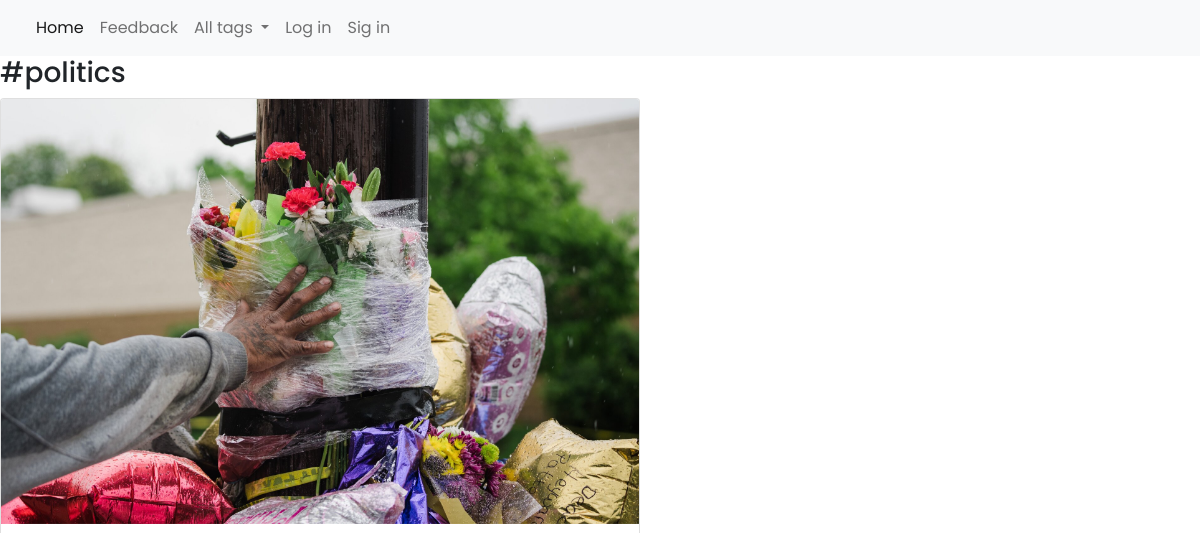
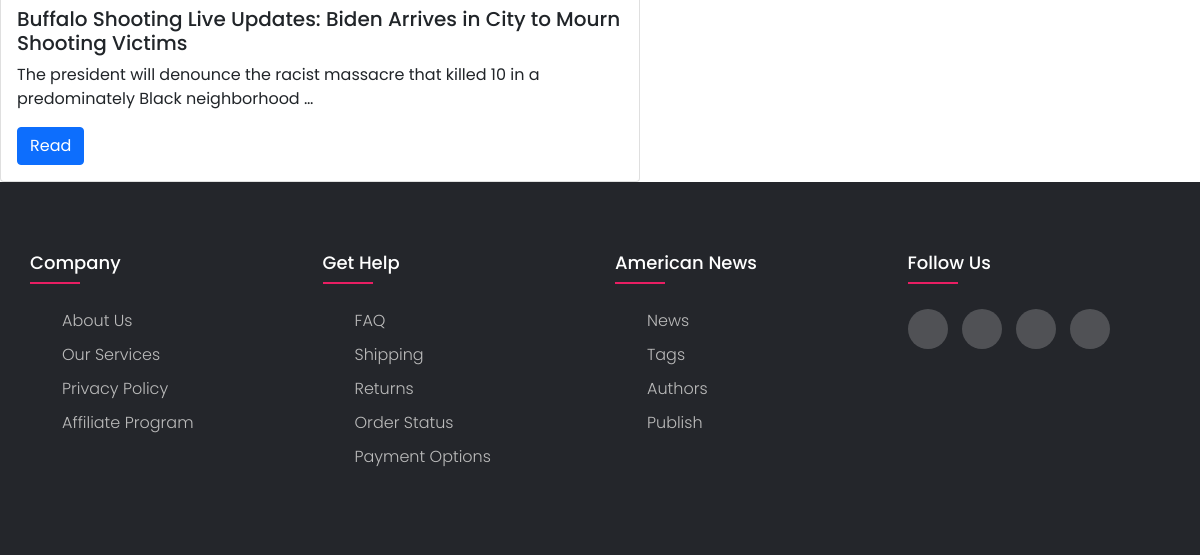
Before: /tag/politics with the older database file (2 pictures, top to bottom).
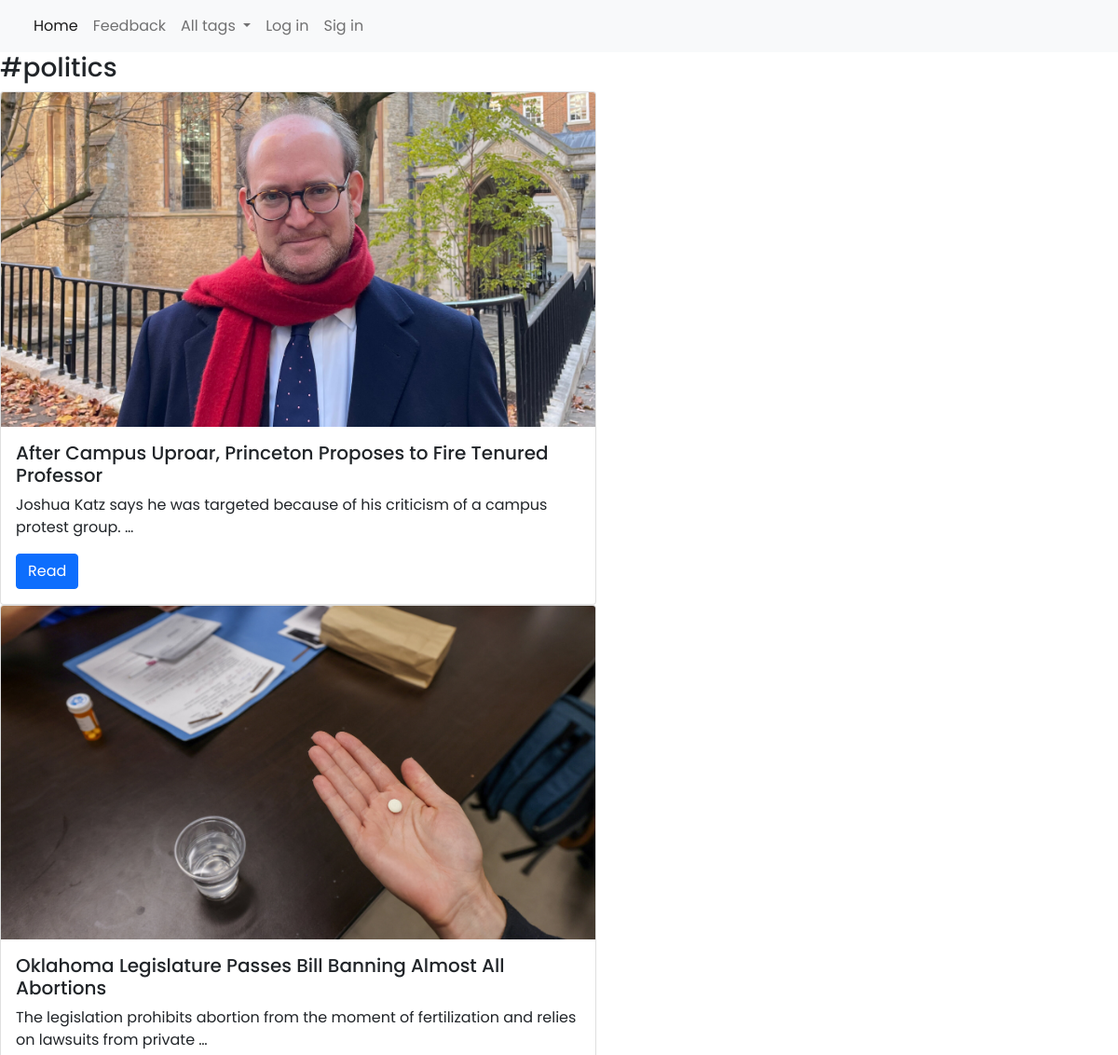
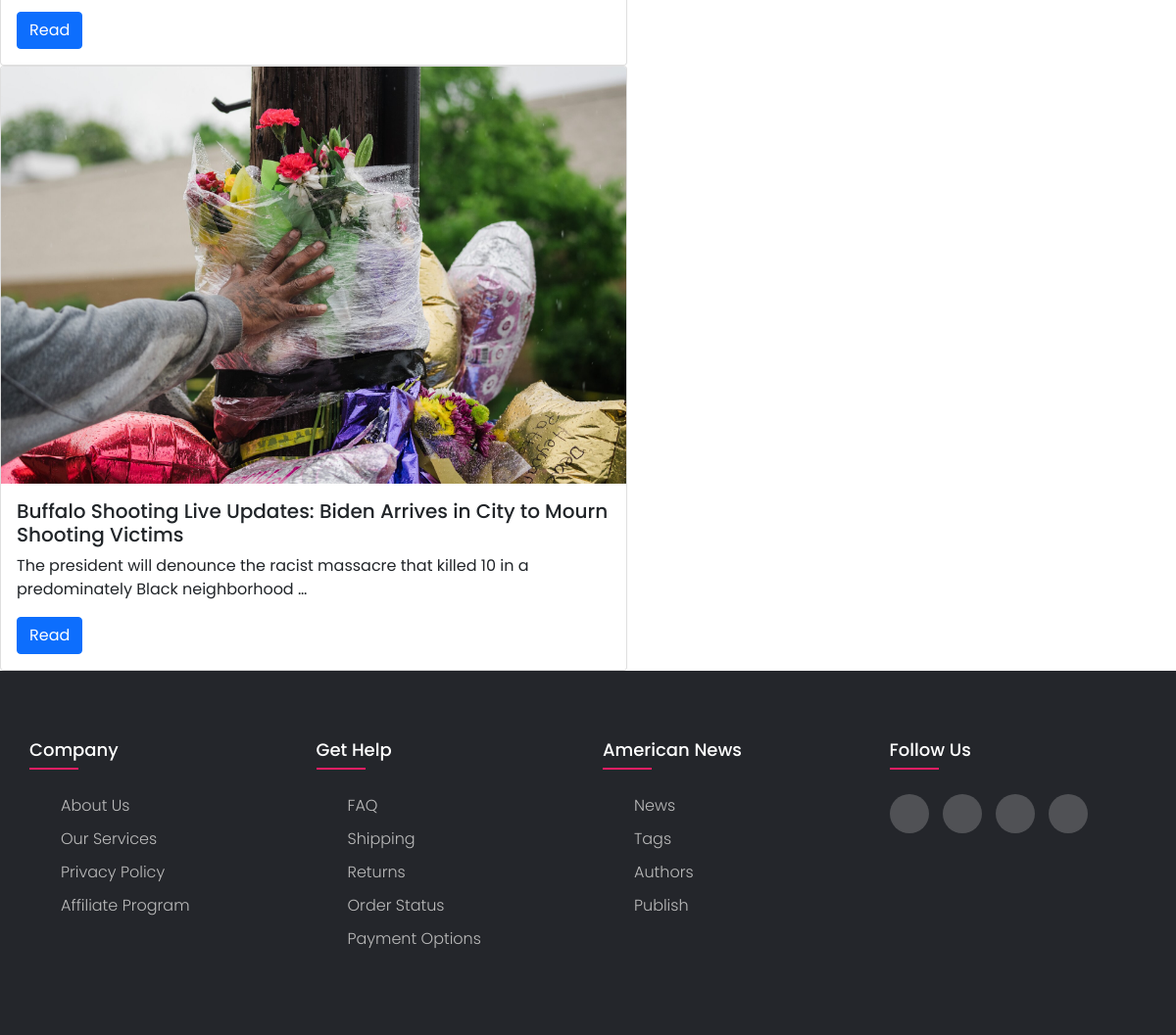
After: the same page with the newer database file (2 pictures, top to bottom).
### new/models.py (models this page shows, shortened)
class Tag(models.Model):
    name = models.CharField(max_length=50, unique=True)
    def __str__(self):
        return self.name
    def get_absolute_url(self):
        return reverse ('show_tag', kwargs ={'slug_tag': self.name})
    class Meta:
        verbose_name = 'Tag'
        ordering = ['id']

class News(models.Model):
    slug = models.SlugField(max_length=50, unique=True, db_index=True, verbose_name='URL')
    title = models.CharField(max_length=100)
    author = models.CharField(max_length=50, null=True)
    description = models.TextField(null=False)
    photo = models.ImageField(null=True, upload_to = "new/%Y/%m/%d/")
    is_published = models.BooleanField(default=True)
    post_time_created = models.DateTimeField(auto_now_add=True, null=False)
    tags = models.ForeignKey('Tag', on_delete=models.CASCADE)
    ip = models.ManyToManyField(Ip, related_name = 'post_views', blank=True)
    def get_absolute_url(self):
        return reverse ('show_new', kwargs ={'slug_new': self.slug})
    class Meta:
        verbose_name = 'list of new'
        ordering = ['-post_time_created']

### new/views.py (the view)
# urls.py: path('tag/<slug:slug_tag>', cache_page(60)(views.Show_tag.as_view()), name='show_tag'), #cache 60 seconds
class Show_tag(View):
    def get(self, request, slug_tag, *args, **kwargs):
        tag_name = Tag.objects.get(name=slug_tag)
        news = News.objects.filter(tags=tag_name)
        context = {'tag_name':tag_name, 'news':news}
        return render (request, 'new/list_news.html', context)

### new/templatetags/new_tags.py (called while the page is built)
@register.simple_tag(name='get_tag')
def get_tag():
    return Tag.objects.all()

### new/templates/new/list_news.html
{% extends 'base.html' %}
{% block content %}
<h3>#{{tag_name}}</h3>
{% if news %}
{% for new in news %}
<div class="card" style="width: 40rem;">
  <img src="{{new.photo.url}}" class="card-img-top" alt="...">
  <div class="card-body">
    <h5 class="card-title">{{new.title}}</h5>
    <p class="card-text">{{new.description|truncatewords:15}}</p>
    <a href="{{new.get_absolute_url}}" class="btn btn-primary">Read</a>
  </div>
</div>
{% endfor %}
{% endif %}
{% endblock %}

### templates/base.html (shortened to what this page needs)
{% load static %}
<!doctype html>
<html lang="en">
  <head>
    <link href="https://cdn.jsdelivr.net/npm/bootstrap@5.1.3/dist/css/bootstrap.min.css" rel="stylesheet">
    <link rel="stylesheet" href="{% static 'new/css/style.css' %}">
  </head>
  <body>
    {% include 'navbar.html' %}
    {% block content %}
    {% endblock %}
    {% include 'footer.html' %}
  </body>
</html>

### templates/navbar.html (shortened to what this page needs)
{% load static %}
{% load new_tags %}
{% load cache %}
<nav class="navbar navbar-expand-lg navbar-light bg-light ">
    <div class="container-fluid">
      <div class="collapse navbar-collapse" id="navbarSupportedContent">
        <ul class="navbar-nav me-auto mb-2 mb-lg-0 ">
          {% cache 60 navbar-icons %}
          <li class="nav-item">
            <a class="nav-link active" aria-current="page" href="{% url 'home' %}">Home</a>
          </li>
          <li class="nav-item">
            <a class="nav-link" href="{% url 'contact' %}">Feedback</a>
          </li>
          <li class="nav-item dropdown">
            <a class="nav-link dropdown-toggle" href="#" id="navbarDropdown" role="button" data-bs-toggle="dropdown" aria-expanded="false">
              All tags
            </a>
          </li>
          {% endcache %}
          {% if request.user.is_authenticated %}
          <li class="nav-item">
            <a href="#" class="nav-link">{{user.username}}</a>
          </li>
          <li class="nav-item">
            <a href="{% url 'logout' %}" class="nav-link">Logout</a>
          </li>
          {% else %}
          <li class="nav-item">
            <a href="{% url 'login' %}" class="nav-link">Log in</a>
          </li>
          <li class="nav-item">
            <a href="{% url 'register' %}" class="nav-link">Sig in</a>
          </li>
          {% endif %}
        </ul>
      </div>
    </div>
</nav>

### templates/footer.html (shortened to what this page needs)
{% load cache %}
{% load static %}
{% cache 60 footer %}
<footer class="footer">
	 <div class="container">
	 	<div class="row">
	 		<div class="footer-col">
	 			<h4>company</h4>
	 			<ul>
	 				<li><a href="#">about us</a></li>
	 				<li><a href="#">our services</a></li>
	 				<li><a href="#">privacy policy</a></li>
	 				<li><a href="#">affiliate program</a></li>
	 			</ul>
	 		</div>
	 		<div class="footer-col">
	 			<h4>get help</h4>
	 			<ul>
	 				<li><a href="#">FAQ</a></li>
	 				<li><a href="#">shipping</a></li>
	 				<li><a href="#">returns</a></li>
	 				<li><a href="#">order status</a></li>
	 				<li><a href="#">payment options</a></li>
	 			</ul>
	 		</div>
	 		<div class="footer-col">
	 			<h4>American News</h4>
	 			<ul>
	 				<li><a href="#">News</a></li>
	 				<li><a href="#">Tags</a></li>
	 				<li><a href="#">Authors</a></li>
	 				<li><a href="#">Publish</a></li>
	 			</ul>
	 		</div>
	 		<div class="footer-col">
	 			<h4>follow us</h4>
	 			<div class="social-links">
	 				<a href="#"></a>
	 				<a href="#"></a>
	 				<a href="#"></a>
	 				<a href="#"></a>
	 			</div>
	 		</div>
	 	</div>
	 </div>
</footer>
{% endcache %}

### new/static/new/css/style.css (style rules this page uses)
body { line-height: 1.5; font-family: 'Poppins', sans-serif; }
* { margin:0; padding:0; box-sizing: border-box; }
.container { max-width: 1170px; margin:auto; }
.row { display: flex; flex-wrap: wrap; }
ul { list-style: none; }
.footer { background-color: #24262b; padding: 70px 0; }
.footer-col { width: 25%; padding: 0 15px; }
.footer-col h4 { font-size: 18px; color: #ffffff; text-transform: capitalize; margin-bottom: 35px; font-weight: 500; position: relative; }
.footer-col h4::before { content: ''; position: absolute; left:0; bottom: -10px; background-color: #e91e63; height: 2px; box-sizing: border-box; width: 50px; }
.footer-col ul li:not(:last-child) { margin-bottom: 10px; }
.footer-col ul li a { font-size: 16px; text-transform: capitalize; color: #ffffff; text-decoration: none; font-weight: 300; color: #bbbbbb; display: block; transition: all 0.3s ease; }
.footer-col .social-links a { display: inline-block; height: 40px; width: 40px; background-color: rgba(255,255,255,0.2); margin:0 10px 10px 0; text-align: center; line-height: 40px; border-radius: 50%; color: #ffffff; transition: all 0.5s ease; }

Changed rows visible on the page:
added News: photo (picture), title "After Campus Uproar, Princeton Proposes to Fire Tenured Professor", description "Joshua Katz says he was targeted because of his criticism of a campus protest group. …"
added News: photo (picture), title "Oklahoma Legislature Passes Bill Banning Almost All Abortions", description "The legislation prohibits abortion from the moment of fertilization and relies on lawsuits from private …"
